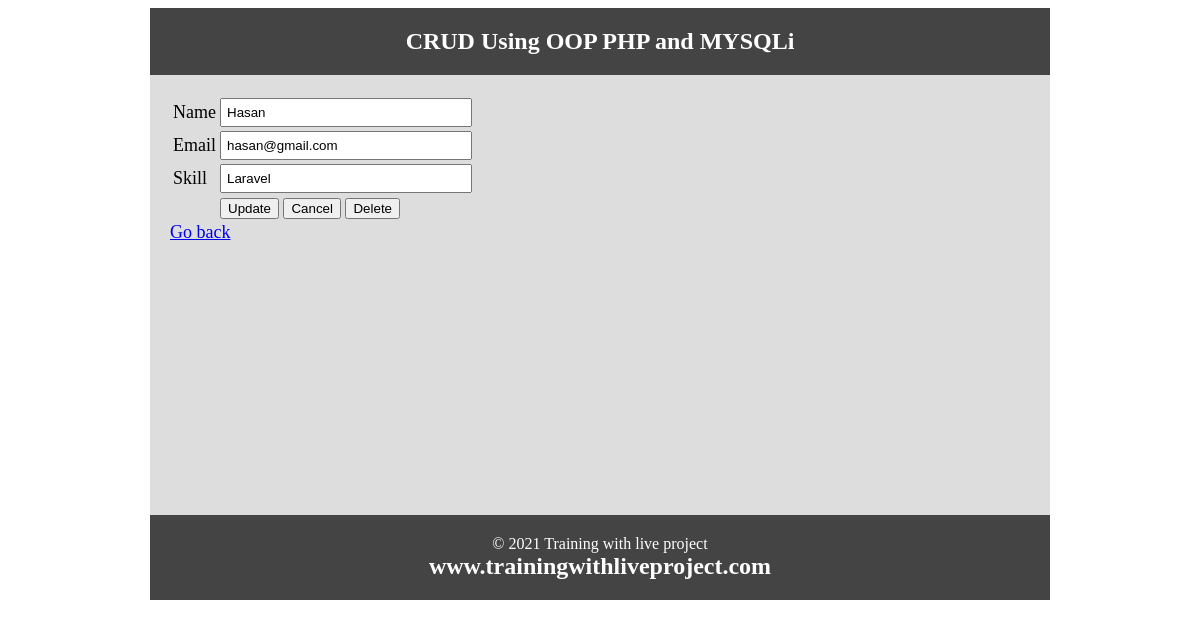
Page /oopcrud/update.php?id=2 on the committed database.
### tables this page shows
CREATE TABLE `tbl_user` (
  `id` int(11) NOT NULL,
  `name` varchar(50) NOT NULL,
  `email` varchar(255) NOT NULL,
  `skill` varchar(50) NOT NULL
);

### oopcrud/Database.php (called while the page is built, shortened)
<?php
class Database{
    public $host   = DB_HOST;
    public $user   = DB_USER;
    public $pass   = DB_PASS;
    public $dbname = DB_NAME;
    public $link;
    private function connectDB(){
           $this->link = new mysqli($this->host, $this->user, $this->pass, $this->dbname);
    }
    public function select($query){
        $result = $this->link->query($query) or die ($this->link->error.__line__);
        if($result->num_rows > 0){
            return $result;
        }else{
            return false;
        }
    }
}
?>

### oopcrud/update.php (the view, shortened to what this page needs)
<?php
include 'inc/header.php';
include 'Database.php';
?>
<?php
  $id = $_GET['id'];
  $db = new Database();
  $query = "SELECT * FROM tbl_user WHERE id=$id";
  $getData = $db->select($query)->fetch_assoc();
?>
<form action="update.php?id=<?php echo $id; ?>" method="post">
        <table>
          <tr>
          <td>Name</td>
          <td><input type="text" name="name" value="<?php echo $getData['name']; ?>"/></td>
          </tr>
          <tr>
          <td>Email</td>
          <td><input type="text" name="email" value="<?php echo $getData['email']; ?>"/></td>
          </tr>
          <tr>
          <td>Skill</td>
          <td><input type="text" name="skill" value="<?php echo $getData['skill']; ?>"/></td>
          </tr>
          <tr>
          <td></td>
          <td>
          <input type="submit" name="submit" value="Update"/>
          <input type="reset" value="Cancel"/>
          <input type="submit" name="delete" Value="Delete" />
          </td>
          </tr>
        </table>
        </form>
        <a href="index.php">Go back</a>
<?php include 'inc/footer.php'; ?>

### rows in the picture
tbl_user: name "Hasan", email "hasan@gmail.com", skill "Laravel"
